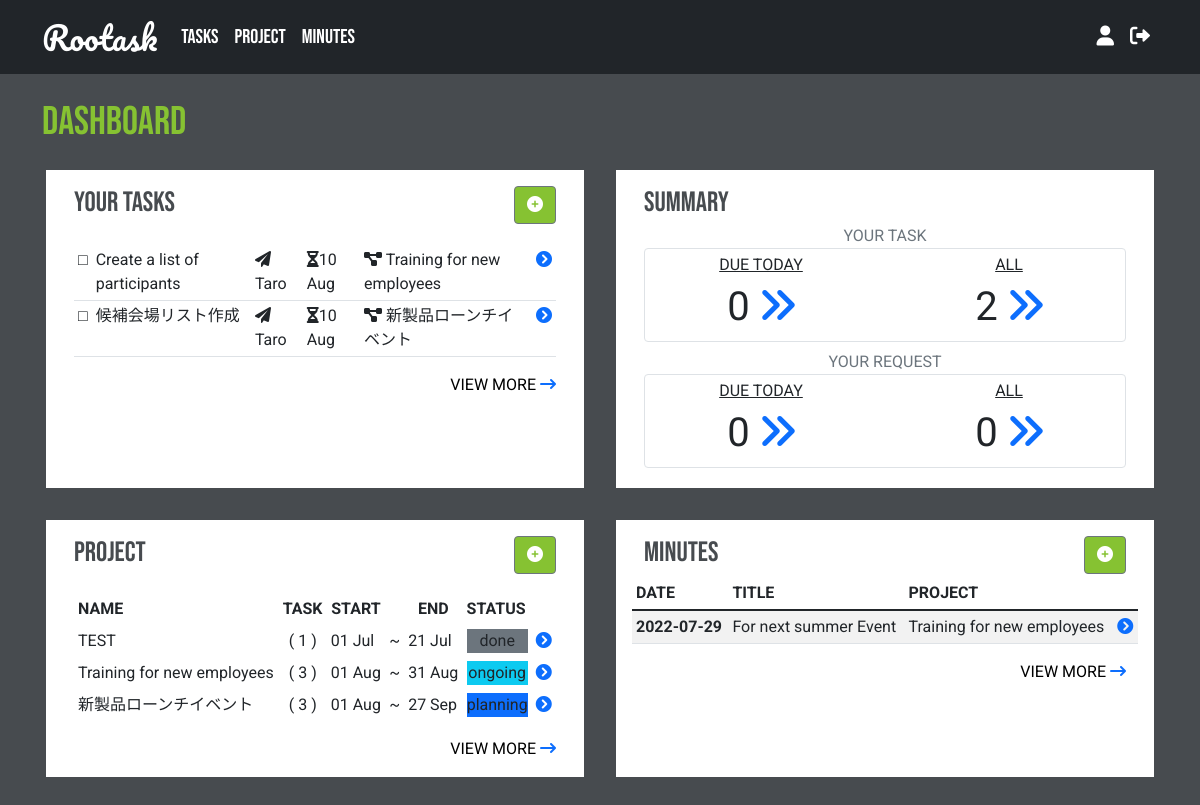
/views/dashboard-user.php (signed in), run on the app's committed database.
### tables this page shows
CREATE TABLE `tasks` (
  `task_id` int(15) NOT NULL,
  `project_id` int(15) NOT NULL,
  `user_id` int(15) NOT NULL,
  `task_name` varchar(50) NOT NULL,
  `assign_id` int(30) NOT NULL,
  `date_posted` timestamp NOT NULL DEFAULT CURRENT_TIMESTAMP ON UPDATE CURRENT_TIMESTAMP,
  `deadline` date DEFAULT NULL,
  `task_status` varchar(15) NOT NULL DEFAULT 'ongoing',
  `note` varchar(300) DEFAULT NULL
);

CREATE TABLE `users` (
  `user_id` int(11) NOT NULL,
  `account_id` int(11) NOT NULL,
  `first_name` varchar(50) NOT NULL,
  `last_name` varchar(50) NOT NULL,
  `email` varchar(100) DEFAULT NULL,
  `avatar` varchar(255) DEFAULT 'profile.jpg',
  `division` varchar(50) DEFAULT NULL,
  `position` varchar(50) DEFAULT NULL
);

CREATE TABLE `projects` (
  `project_id` int(5) NOT NULL,
  `user_id` int(5) NOT NULL,
  `project_name` varchar(100) NOT NULL,
  `manager_id` int(15) NOT NULL,
  `project_start` date NOT NULL,
  `project_end` date NOT NULL,
  `note` varchar(1000) NOT NULL,
  `project_status` varchar(10) NOT NULL
);

CREATE TABLE `member` (
  `project_mem_id` int(15) NOT NULL,
  `project_man_id` int(15) NOT NULL,
  `project_id` int(15) NOT NULL,
  `member_id_1` int(15) DEFAULT NULL,
  `member_id_2` int(15) DEFAULT NULL,
  `member_id_3` int(15) DEFAULT NULL,
  `member_id_4` int(15) DEFAULT NULL,
  `member_id_5` int(15) DEFAULT NULL,
  `member_id_6` int(15) DEFAULT NULL,
  `member_id_7` int(15) DEFAULT NULL,
  `member_id_8` int(15) DEFAULT NULL,
  `member_id_9` int(15) DEFAULT NULL
);

CREATE TABLE `minutes` (
  `project_id` int(15) NOT NULL,
  `minutes_id` int(15) NOT NULL,
  `task_id` int(15) DEFAULT NULL,
  `mtg_date` date NOT NULL,
  `title` varchar(50) NOT NULL,
  `minutes` varchar(50) NOT NULL,
  `participant_manager_id` int(15) DEFAULT NULL,
  `participant_member_id_1` int(15) DEFAULT NULL,
  `participant_member_id_2` int(15) DEFAULT NULL,
  `participant_member_id_3` int(15) DEFAULT NULL,
  `participant_member_id_4` int(15) DEFAULT NULL,
  `participant_member_id_5` int(15) DEFAULT NULL,
  `participant_member_id_6` int(15) DEFAULT NULL
);

### views/dashboard-user.php (the view, shortened to what the rows shown need)
<?php
require_once "../classes/task.php";
$user_id = $_SESSION['user_id'];
?>
<!DOCTYPE html>
<html lang="en">
<head>
    <link href="https://cdn.jsdelivr.net/npm/bootstrap@5.1.3/dist/css/bootstrap.min.css" rel="stylesheet">
    <link rel="stylesheet" href="https://cdnjs.cloudflare.com/ajax/libs/font-awesome/6.0.0/css/all.min.css"/>
    <link rel="stylesheet" href="../styles/style.css">
</head>
<body>
<?php
if($_SESSION['role'] == "U"){
    require_once "../navbar/nav-bar-user.php";
}else{
    require_once "../navbar/nav-bar-admin.php";
}
?>
<div  class="container-fluid">
    <main class="container mb-4">
        <h1 class="mt-4">DASHBOARD</h1>
        <div class="row">
            <div class="col bg-white m-3">
                <div class="card-body">
                    <table class="table table-sm mt-3">
                        <tbody>
                            <?php
                                $task = new Task;
                                $task_details = $task->getDashboardTasks($user_id);
                                $today_date = date('Y-m-d');
                                $date1 = strtotime($today_date);
                                while($task_row = $task_details->fetch_assoc()){
                                    $deadline = strtotime($task_row['deadline']);
                                    if($deadline < $date1){
                                    ?>
                                        <tr>
                                        <th scope="row" class="text-danger"> □</th>
                                        <td class="text-danger"><?= $task_row['task_name'] ?></td>
                                        <?php
                                        $task_id = $task_row['task_id'];
                                        $username = $task->getRequestUser($task_id);
                                        $username_row = $username->fetch_assoc();
                                        ?>
                                        <td class="text-danger"><i class="fa-solid fa-paper-plane"></i> <?= $username_row['first_name'] ?></td>
                                        <?php
                                            $date = $task_row['deadline'];
                                            $day_month = date('d M', strtotime($date));
                                            echo "<td class='text-danger'><i class='fa-solid fa-hourglass'></i>" .$day_month."</td>";
                                        ?>
                                        <td class="text-danger"><i class="fa-solid fa-diagram-project text-danger"></i> <?= $task_row['project_name'] ?></td>
                                        <th scope="row"> <a href="task-detail.php?task_id=<?= $task_row['task_id'] ?>" class="text-decoration-none text-danger"><i class="fa-solid fa-circle-chevron-right"></i></a></th>
                                        </tr>
                                        <tr>
                                    <?php
                                    }else{
                                    ?>
                                        <tr>
                                        <th scope="row"> □</th>
                                        <td><?= $task_row['task_name'] ?></td>
                                        <?php
                                        $task_id = $task_row['task_id'];
                                        $username = $task->getRequestUser($task_id);
                                        $username_row = $username->fetch_assoc();
                                        ?>
                                        <td><i class="fa-solid fa-paper-plane"></i> <?= $username_row['first_name'] ?></td>
                                        <?php
                                            $date = $task_row['deadline'];
                                            $day_month = date('d M', strtotime($date));
                                            echo "<td><i class='fa-solid fa-hourglass'></i>" .$day_month."</td>";
                                        ?>
                                        <td><i class="fa-solid fa-diagram-project"></i> <?= $task_row['project_name'] ?></td>
                                        <th scope="row"> <a href="task-detail.php?task_id=<?= $task_row['task_id'] ?>" class="text-decoration-none"><i class="fa-solid fa-circle-chevron-right"></i></a></th>
                                        </tr>
                                        <tr>
                                    <?php
                                    }
                                    ?>
                            <?php
                                }
                            ?>
                        </tbody>
                    </table>
                </div>
            </div>
        </div>
        <div class="row">
            <div class="col bg-white m-3">
                <div class="card-body">
                    <div class="row mt-3">
                        <div class="table-responsive">
                        <table class="table table-sm table-borderless">
                            <thead>
                                <tr>
                                <th scope="col">NAME</th>
                                <th scope="col">TASK</th>
                                <th scope="col" class="text-center">START</th>
                                <th scope="col"></th>
                                <th scope="col" class="text-center">END</th>
                                <th scope="col">STATUS</th>
                                <th scope="col"></th>
                                </tr>
                            </thead>
                        <?php
                        require "../classes/project.php";
                        $project = new Project;
                        $project_details = $project->getDashboardProject($user_id);
                        while($project_row = $project_details->fetch_assoc()){
                        ?>
                            <tbody>
                                <tr>
                                <td><?= $project_row['project_name'] ?></td>
                                <td><div class="text-center">(
                                <?php
                                    $project_id = $project_row['project_id'];
                                    $project_count_task = $project->countTask($project_id);
                                    print_r($project_count_task);
                                ?>
                                )</div></td>
                                <?php
                                $date_projedct_start = $project_row['project_start'];
                                $day_month_start = date('d M', strtotime($date_projedct_start));
                                $date_projedct_end = $project_row['project_end'];
                                $day_month_end = date('d M', strtotime($date_projedct_end));
                                ?>
                                <td><?= $day_month_start ?></td>
                                <td>~</td>
                                <td><?= $day_month_end ?></td>
                                <td>
                                <?php
                                    if($project_row['project_status'] == "ongoing"){
                                ?>
                                        <div class="text-center bg-info"><?=$project_row['project_status']?></div>
                                <?php
                                    }elseif($project_row['project_status'] == "planning"){
                                ?>
                                        <div class="text-center bg-primary"><?=$project_row['project_status']?></div>
                                <?php
                                    }elseif($project_row['project_status'] == "pending"){
                                ?>
                                        <div class="text-center bg-success"><?=$project_row['project_status']?></div>
                                <?php
                                    }elseif($project_row['project_status'] == "postpone"){
                                ?>
                                    <div class="text-center bg-warning"><?=$project_row['project_status']?></div>
                                <?php
                                    }elseif($project_row['project_status'] == "canceled"){
                                ?>
                                    <div class="text-center bg-danger"><?=$project_row['project_status']?></div>
                                <?php
                                    }elseif($project_row['project_status'] == "done"){
                                ?>
                                    <div class="text-center bg-secondary"><?=$project_row['project_status']?></div>
                                    <?php
                                    }
                                    ?>
                                </td>
                                <td><a href="project-detail.php?project_id=<?= $project_row['project_id'] ?>"><i class="fa-solid fa-circle-chevron-right"></i></a></td>
                                </tr>
                            </tbody>
                        <?php
                        }
                        ?>
                        </table>
                        </div>
                    </div>
                </div>
            </div>
            <div class="col bg-white m-3">
                <div class="card-body">
                    <div class="row">
                        <table class="table table-sm table-striped">
                            <thead>
                                <tr>
                                <th scope="col">DATE</th>
                                <th scope="col">TITLE</th>
                                <th scope="col">PROJECT</th>
                                <th scope="col"></th>
                                </tr>
                            </thead>
                            <tbody>
                                <?php
                                require_once "../classes/minutes.php";
                                $minutes = new Minutes;
                                $minutes_result = $minutes->getUserMinutes($user_id);
                                while($minutes_row = $minutes_result->fetch_assoc()){
                                ?>
                                <tr>
                                <th scope="row"><?= $minutes_row['mtg_date'] ?></th>
                                <td><?= $minutes_row['title'] ?></td>
                                <td><?= $minutes_row['project_name'] ?></td>
                                <td><a href="minutes-detail.php?minutes_id=<?= $minutes_row['minutes_id'] ?>"><i class="fa-solid fa-circle-chevron-right"></i></a></td>
                                </tr>
                                <?php
                                }
                                ?>
                            </tbody>
                        </table>
                    </div>
                </div>
            </div>
        </div>
    </main>
</div>
</body>
</html>

### data on the page
tasks: task_name "Create a list of participants", user.first_name "Taro", deadline "10 Aug", project.project_name "Training for new employees"
tasks: task_name "候補会場リスト作成", user.first_name "Taro", deadline "10 Aug", project.project_name "新製品ローンチイベント"
member: project.project_name "TEST", value "1", project.project_start "01 Jul", project.project_end "21 Jul", project.project_status "done"
member: project.project_name "Training for new employees", value "3", project.project_start "01 Aug", project.project_end "31 Aug", project.project_status "ongoing"
member: project.project_name "新製品ローンチイベント", value "3", project.project_start "01 Aug", project.project_end "27 Sep", project.project_status "planning"
minutes: mtg_date "2022-07-29", title "For next summer Event", project.project_name "Training for new employees"

### other printed values
$summary_today "0"
$summary_all "2"
$summary_request_today "0"
$summary_request_all "0"
